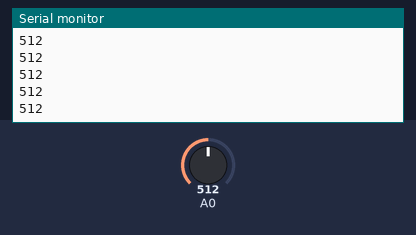
This sketch was run on a simulated Arduino Uno, built with avr-gcc and run on an emulated ATmega328P. Shown: the last lines printed to the serial monitor. The inputs (shaded band) are chosen by the test bench; at power-on: A0 = 512.

Above: at 1.2 s.
1.3 s: A0 set to 716
At 2.0 s:
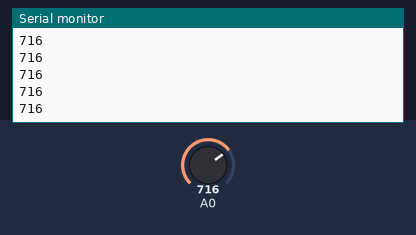
2.8 s: A0 set to 900
At 3.4 s:
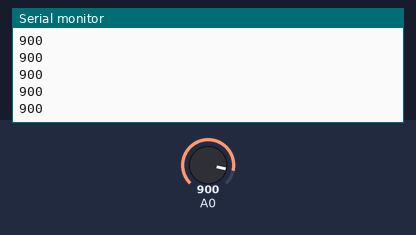
Timing chart, 0 to 5.8 s (numbered marks = the images above; inputs shaded):
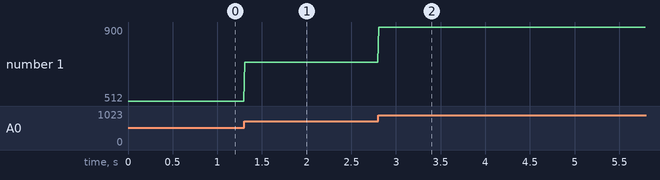

The sketch:

Test.ino
```cpp
// C++ code
//

int Speed = 0;

void setup()
{
  Serial.begin(9600);
  pinMode(A0, INPUT);
  Speed = 250;
}

void loop()
{
  Serial.println(analogRead(A0));
  delay(10);
}
```

Measured:
- after the input at 1.3 s, the serial monitor: prints a new line at once (image 1)
- after the input at 2.8 s, the serial monitor: prints a new line at once (image 2)
- plotted number 1: 512 → 716 after the input at 1.3 s, 716 → 900 after the input at 2.8 s
